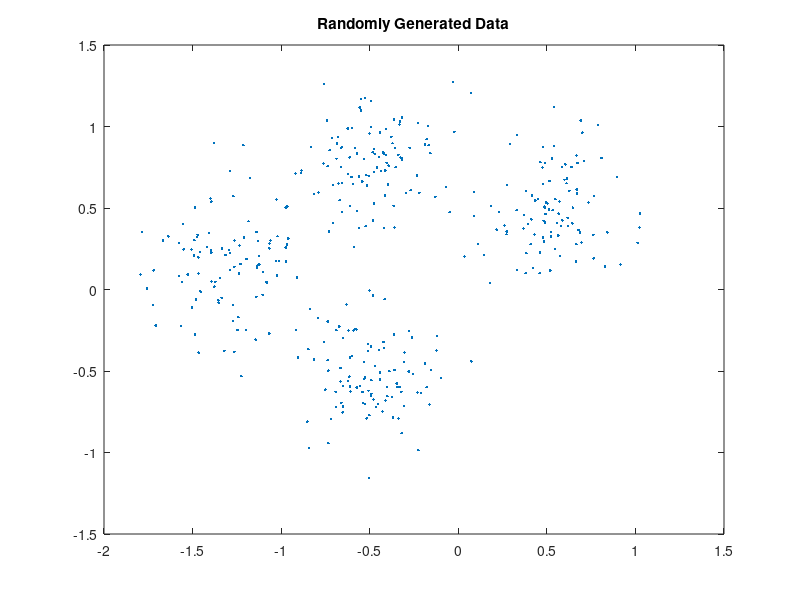

Recreate this plot in MATLAB.
clear; clc; clf; close all;
rng default; % For reproducibility
X = [randn(100,2)*0.22+0.5*ones(100,2);
    randn(100,2)*0.22-0.5*ones(100,2);
    randn(100,2)*0.22+[-0.5*ones(100,1), 0.8*ones(100,1)];
    randn(100,2)*0.22+[-1.3*ones(100,1), 0.2*ones(100,1)];
    ];

figure;
plot(X(:,1),X(:,2),'.');
title 'Randomly Generated Data';